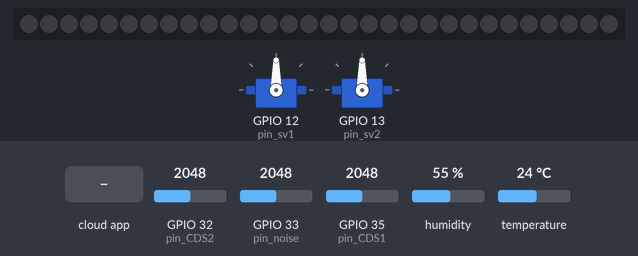
This sketch was run on a simulated ESP32. Shown: 30 RGB LEDs in strip order, left to right, 2 × servo. The inputs (shaded band) are chosen by the test bench; at power-on: GPIO 32 (pin_CDS2) = 2048, GPIO 33 (pin_noise) = 2048, GPIO 35 (pin_CDS1) = 2048, humidity 55 %, temperature 24 °C. WiFi joins after 1.5 s; servers stay silent unless stated; the Firebase database answers and starts empty; what the sketch prints to the serial monitor is not drawn.

Above: at 0.1 s.
At 4.6 s:
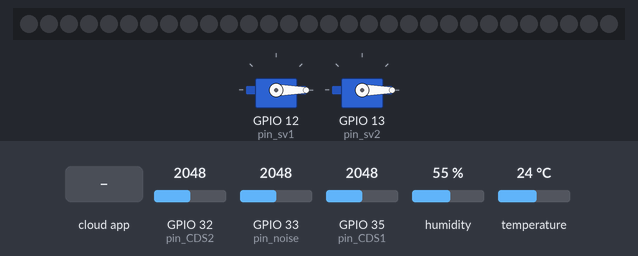
4.7 s: the phone or cloud app sets angle2 to 1
At 6.3 s:
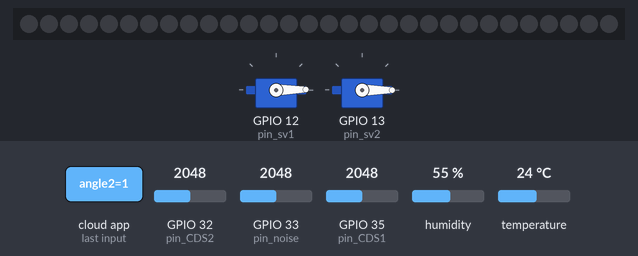
Timing chart, 0 to 7.8 s (numbered marks = the images above; inputs shaded):
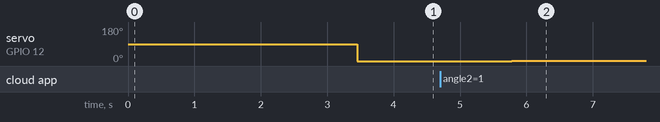

Measured:
- after the input at 4.7 s, servo on GPIO 12 (pin_sv1): 0° → 1° after 1.1 s

The sketch:

sensors.ino
```cpp
// 조도센서 2개 (in, out), 온습도 센서 1개, 소음측정센서 1개, LED strip 1개, 서보모터 2개

//library include
#include <WiFi.h>
#include <ESP32Firebase.h> //firebase module
#include <Adafruit_NeoPixel.h> //led strip module
#include <DHT11.h> //온습도 센서 module
#include <ESP32Servo.h> //서보 모터 module

//pin setting
//조도 센서
#define pin_CDS1 35
#define pin_CDS2 32
//온습도 센서
#define pin_dht 25
//소음측정 센서
#define pin_noise 33
//LED strip
#define pin_led 14
#define nums_led 30
//서보 모터
#define pin_sv1 12
#define pin_sv2 13

//WiFi setting
const char *ssid = "KT_GiGA_7B86"; //Wifi ssid here
const char *password = "3add5bf491"; //Wifi password here

//Firebase setting
#define REFERENCE_URL "cookiot-test-default-rtdb.firebaseio.com/"
Firebase firebase(REFERENCE_URL);

//LED setting
Adafruit_NeoPixel leds = Adafruit_NeoPixel(nums_led, pin_led, NEO_GRB+NEO_KHZ800);

//DHT setting
DHT11 TandH(pin_dht);

//Servo setting
Servo sv1;
Servo sv2;

//wifi connect function
void connect_wifi(){
  Serial.println();
  Serial.println();
  Serial.print("Connecting to ");
  Serial.println(ssid);

  WiFi.begin(ssid, password);

  while (WiFi.status() != WL_CONNECTED) {
    delay(500);
    Serial.print(".");
  }

  Serial.println("");
  Serial.println("WiFi connected.");
  Serial.println("IP address: ");
  Serial.println(WiFi.localIP());
}
void setup() {
  Serial.begin(115200);

  //LED
  leds.begin();
  leds.show();

  //servo
  sv1.attach(pin_sv1);
  sv2.attach(pin_sv2);

  //Wifi connect
  connect_wifi();

  //Firebase init
  firebase.setString("Status", "True");
  firebase.setInt("LED/NUMS", nums_led);
  firebase.setInt("LED/Brightness", 0);
  firebase.setInt("LED/R", 0);
  firebase.setInt("LED/G", 0);
  firebase.setInt("LED/B", 0);
  firebase.setInt("Brightness/interior", 0);
  firebase.setInt("Brightness/exterior", 0);
  firebase.setInt("Noise", 0);
  firebase.setInt("Temperature", 0);
  firebase.setInt("Humidity", 0);
  firebase.setInt("Servo/angle1", 0);
  firebase.setInt("Servo/angle2", 0);

  //init LED & Servo
  sv1.write(0);
  sv2.write(0);
  for(int i = 0;i < nums_led;i++){
    leds.setPixelColor(i, 0, 0, 0);
  }
  leds.show();

  //start
  Serial.println("-----Start!-----");
}

void loop() {
  //Getting Temperature & Humidity And Upload to firebase
  int temperature, humidity;
  int result = TandH.readTemperatureHumidity(temperature, humidity);
  //예외처리
  if(result != 0){
    Serial.println(DHT11::getErrorString(result));
  }
  firebase.setInt("Temperature", temperature);
  firebase.setInt("Humidity", humidity);

  //Getting Brightness And Upload to firebase
  int brightness_in = analogRead(pin_CDS1);
  int brightness_out = analogRead(pin_CDS2);
  firebase.setInt("Brightness/interior", brightness_in);
  firebase.setInt("Brightness/exterior", brightness_out);

  //Getting Noise And Upload to firebase
  int noise = analogRead(pin_noise);
  firebase.setInt("Noise", noise);

  //Turn on LED
  int numl = firebase.getInt("LED/NUMS");
  int brightl = firebase.getInt("LED/Brightness");
  int led_r = firebase.getInt("LED/R");
  int led_g = firebase.getInt("LED/G");
  int led_b = firebase.getInt("LED/B");
  leds.setBrightness(brightl);
  for(int i = 0;i < numl;i++){
    leds.setPixelColor(i, led_r, led_g, led_b);
  }
  leds.show();

  //Move Servo Motor
  int ang1 = firebase.getInt("Servo/angle1");
  int ang2 = firebase.getInt("Servo/angle2");
  sv1.write(ang1);
  sv1.write(ang2);

  //print all of them
  Serial.print("noise: ");
  Serial.println(noise);
  Serial.print("bright1: ");
  Serial.println(brightness_in);
  Serial.print("bright2: ");
  Serial.println(brightness_out);
  Serial.print("temperature: ");
  Serial.println(temperature);
  Serial.print("humidity: ");
  Serial.println(humidity);

  delay(50);

}
```
